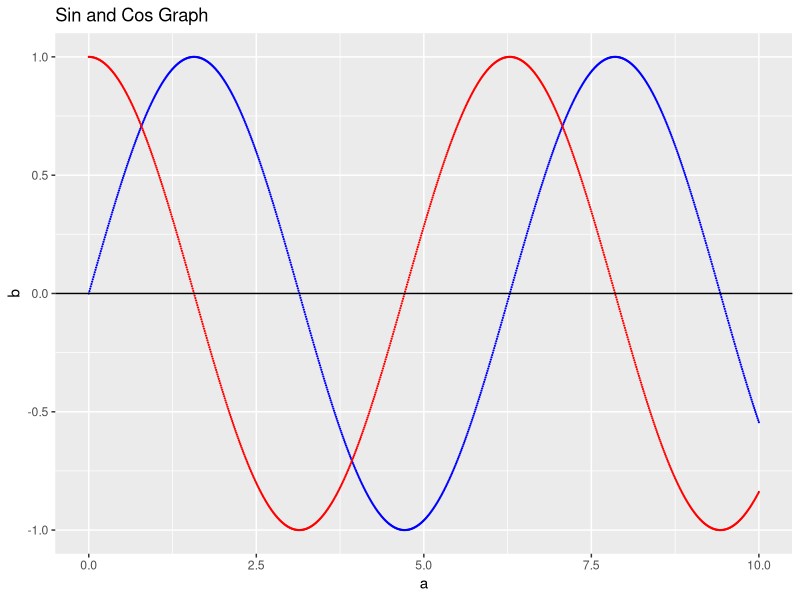
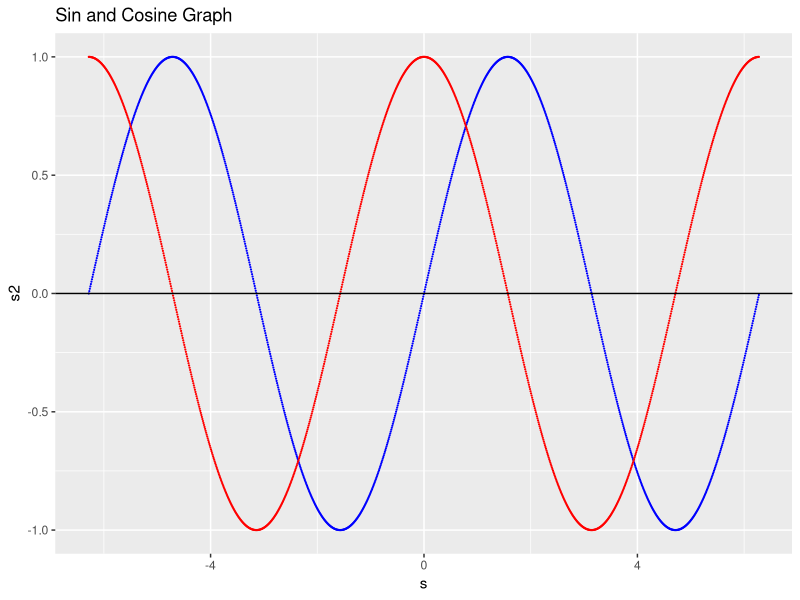
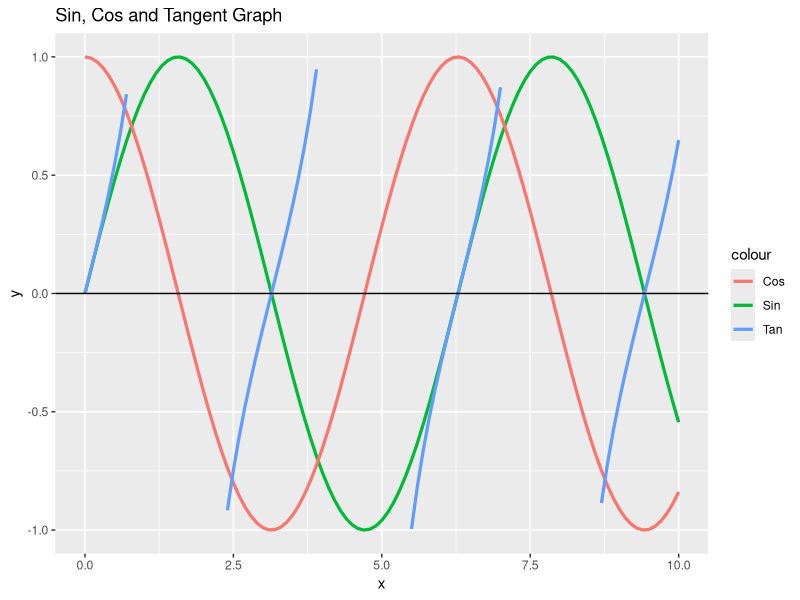

Reproduce these figures in R, in order.
library(tidyverse)


a <- seq(0, 10, 0.01)
b <- sin(a)
c <- cos(a)

k <- data.frame(a,b,c)

ggplot(k) +
  geom_point(aes(x=a, y=b), color="blue", size=0.1) +
  geom_point(aes(x=a, y=c), color="red", size=0.1) +
  ylim(-1, 1) +
  geom_hline(yintercept=0) +
  ggtitle("Sin and Cos Graph")

s <- seq(-2 * pi, 2 * pi, 0.01)
s2 <- sin(s)
s3 <- cos(s)
p <- data.frame(s, s2, s3)
ggplot(p) +
  geom_point(aes(x=s, y=s2), color="blue", size=0.1) +
  geom_point(aes(x=s, y=s3), color="red", size=0.1) +
  ylim(-1, 1) +
  geom_hline(yintercept=0) +
  ggtitle("Sin and Cosine Graph")



f <- function(x) {cos(x)}
f2 <- function(x) {sin(x)}

p <- ggplot(data = data.frame(x = 0), mapping = aes(x = x))

p + stat_function(fun= sin, aes(color="Sin"), size=1.1) +
  stat_function(fun= cos, aes(color="Cos"), size=1.1) + 
  stat_function(fun= tan, aes(color="Tan"), size=1.1) +
  xlim(0, 10) +
  ylim(-1, 1) +
  geom_hline(yintercept=0) +
  ggtitle("Sin, Cos and Tangent Graph")
